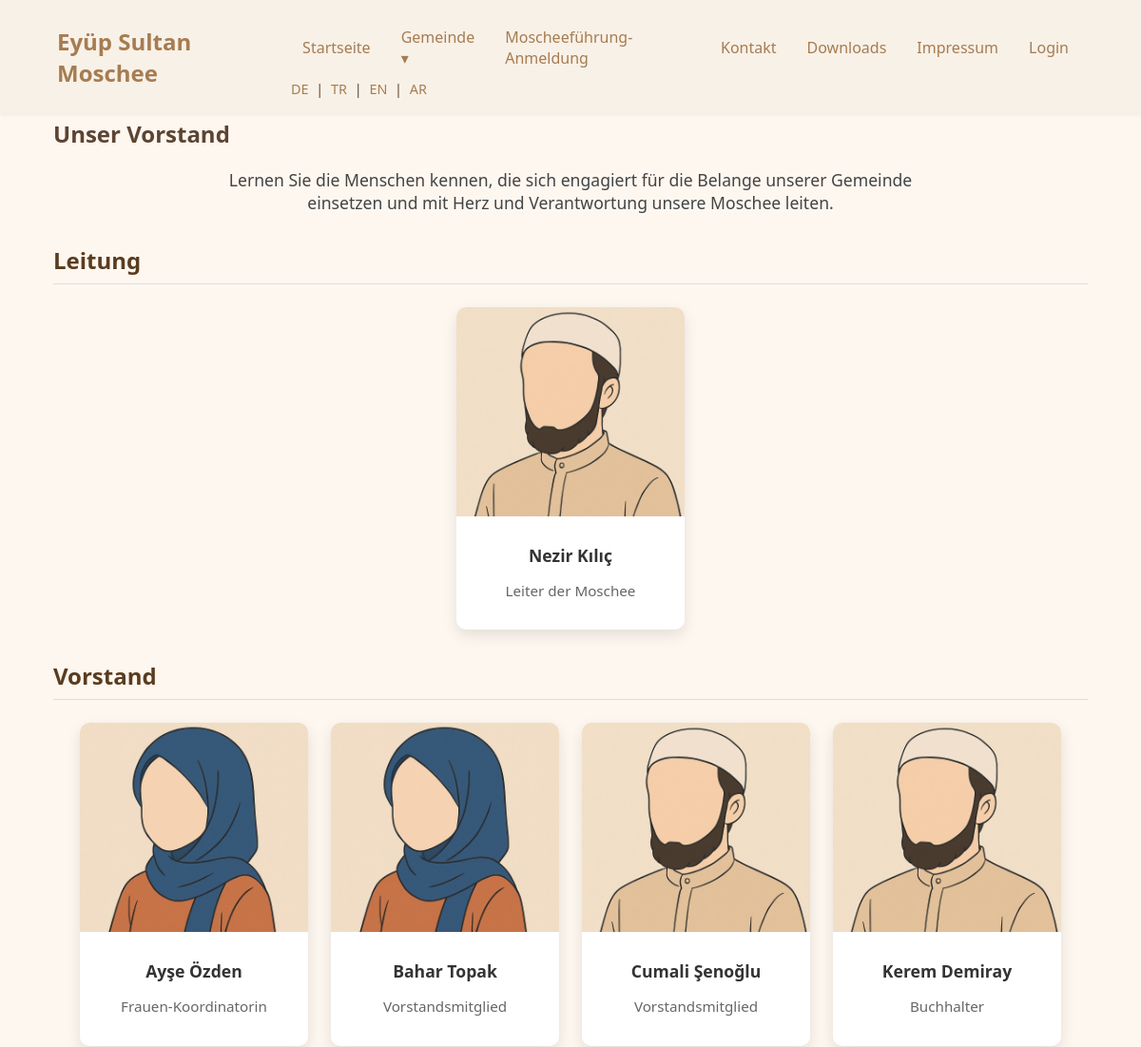
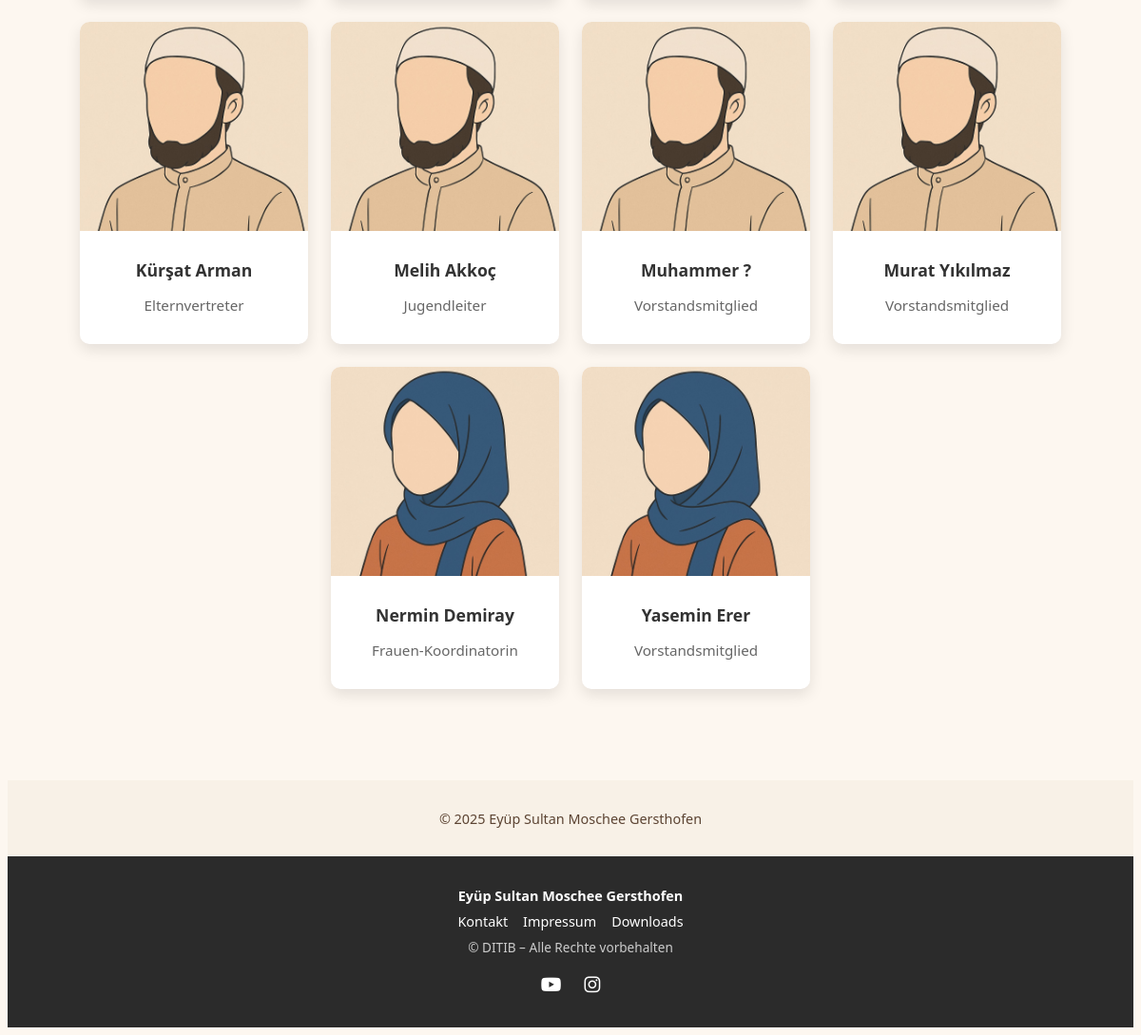
/gemeinde/vorstand/, run on the app's committed database (2 pictures, top to bottom).
### gemeinde/models.py (models this page shows, shortened)
class VorstandMitglied(models.Model):
    ROLLEN = [
        ('leiter', 'Leiter'),
        ('verwaltung', 'Verwaltung'),
        ('vorstand', 'Vorstand'),
    ]
    GESCHLECHTER = [
        ('maennlich', 'Männlich'),
        ('weiblich', 'Weiblich'),
    ]
    name = models.CharField(max_length=100)
    aufgabe = models.TextField()
    rolle = models.CharField(max_length=20, choices=ROLLEN)
    geschlecht = models.CharField(max_length=10, choices=GESCHLECHTER)
    bild = models.ImageField(upload_to='vorstandsbilder/', blank=True, null=True)
    class Meta:
        verbose_name = "Vorstandsmitglied"
        verbose_name_plural = "Vorstandsmitglieder"
        ordering = ['rolle', 'name']
    def bild_url(self):
        if self.bild:
            return self.bild.url
        elif self.geschlecht == 'weiblich':
            return '/static/images/female.png'
        else:
            return '/static/images/male.png'

### gemeinde/views.py (the view)
# urls.py: path('vorstand/', views.vorstand_view, name='vorstand'),
def vorstand_view(request):
    gruppen = {
        'leiter': VorstandMitglied.objects.filter(rolle='leiter'),
        'verwaltung': VorstandMitglied.objects.filter(rolle='verwaltung'),
        'vorstand': VorstandMitglied.objects.filter(rolle='vorstand'),
    }
    return render(request, 'gemeinde/vorstand.html', {'gruppen': gruppen})

### accounts/context_processors.py (called while the page is built)
def user_roles_context(request):
    is_admin = False
    is_verwaltung = False
    is_media = False
    is_hoca = False
    if request.user.is_authenticated:
        user_roles = request.user.userprofile.roles.values_list('name', flat=True)
        is_admin = 'admin' in user_roles
        is_verwaltung = 'verwaltung' in user_roles
        is_media = 'media' in user_roles
        is_hoca = 'hoca' in user_roles
    return {
        'is_admin': is_admin,
        'is_verwaltung': is_verwaltung,
        'is_media': is_media,
        'is_hoca': is_hoca,
    }

### templates/gemeinde/vorstand.html
{% extends 'base.html' %}
{% block content %}
<div class="vorstand-wrapper">
  <h2>Unser Vorstand</h2>
  <p class="vorstand-einleitung">
    Lernen Sie die Menschen kennen, die sich engagiert für die Belange unserer Gemeinde einsetzen und mit Herz und Verantwortung unsere Moschee leiten.
  </p>
  {% for rollenname, mitglieder in gruppen.items %}
    {% if mitglieder %}
      <h3 class="rollen-titel">
        {% if rollenname == 'leiter' %}Leitung{% elif rollenname == 'verwaltung' %}Verwaltung{% else %}Vorstand{% endif %}
      </h3>
      <div class="vorstand-grid">
        {% for person in mitglieder %}
          <div class="vorstand-karte">
            <div class="bild-wrapper">
              <img src="{{ person.bild_url }}" alt="{{ person.name }}">
            </div>
            <div class="text-wrapper">
              <h4>{{ person.name }}</h4>
              <p>{{ person.aufgabe }}</p>
            </div>
          </div>
        {% endfor %}
      </div>
    {% endif %}
  {% endfor %}
</div>
{% endblock %}

### static/css/style.css (style rules this page uses)
body { font-family: 'Segoe UI', Tahoma, Geneva, Verdana, sans-serif; background-color: #fdf7f0; color: #5c4433; }
body { background-image: url('/static/images/hintergrund.jpg'); background-size: cover; background-repeat: no-repeat; background-position: center; background-attachment: fixed; }
.vorstand-wrapper { max-width: 1200px; margin: 3rem auto; padding: 1rem; }
.rollen-titel { margin-top: 2rem; font-size: 1.5rem; color: #5a3c1e; border-bottom: 1px solid #ddd; padding-bottom: 0.5rem; }
.vorstand-grid { display: flex; flex-wrap: wrap; gap: 1.5rem; justify-content: flex-start; justify-content: center; }
.vorstand-karte { flex: 1 1 200px; max-width: 240px; background: white; border-radius: 10px; box-shadow: 0 6px 15px rgba(0,0,0,0.1); overflow: hidden; text-align: center; justify-content: center; }
.bild-wrapper img { width: 100%; height: 220px; object-fit: cover; }
.text-wrapper { padding: 1rem; }
.text-wrapper h4 { margin: 0.5rem 0; font-size: 1.1rem; color: #333; }
.text-wrapper p { font-size: 0.95rem; color: #666; }
.vorstand-einleitung { max-width: 800px; margin: 0 auto 2rem auto; font-size: 1.1rem; color: #444; text-align: center; }

### data on the page
VorstandMitglied: name "Nezir Kılıç", aufgabe "Leiter der Moschee"
VorstandMitglied: name "Ayşe Özden", aufgabe "Frauen-Koordinatorin"
VorstandMitglied: name "Bahar Topak", aufgabe "Vorstandsmitglied"
VorstandMitglied: name "Cumali Şenoğlu", aufgabe "Vorstandsmitglied"
VorstandMitglied: name "Kerem Demiray", aufgabe "Buchhalter"
VorstandMitglied: name "Kürşat Arman", aufgabe "Elternvertreter"
VorstandMitglied: name "Melih Akkoç", aufgabe "Jugendleiter"
VorstandMitglied: name "Muhammer ?", aufgabe "Vorstandsmitglied"
VorstandMitglied: name "Murat Yıkılmaz", aufgabe "Vorstandsmitglied"
VorstandMitglied: name "Nermin Demiray", aufgabe "Frauen-Koordinatorin"
VorstandMitglied: name "Yasemin Erer", aufgabe "Vorstandsmitglied"
